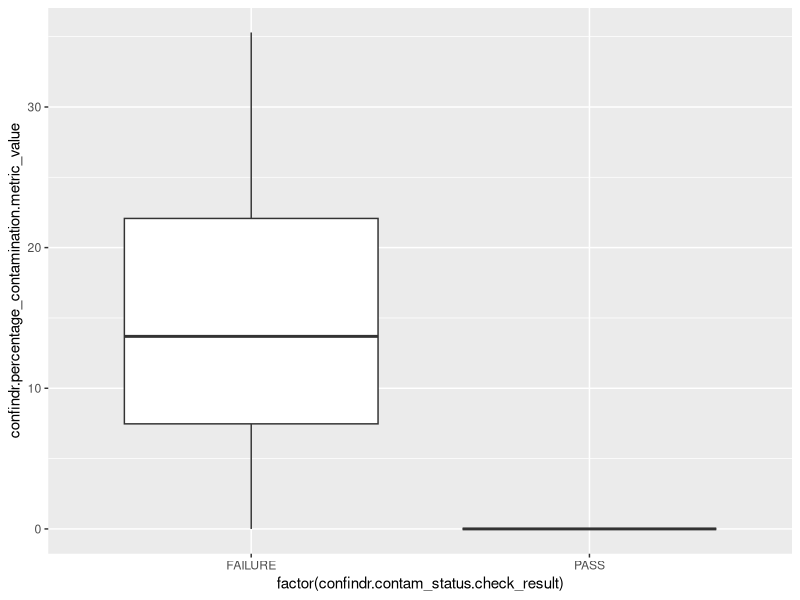
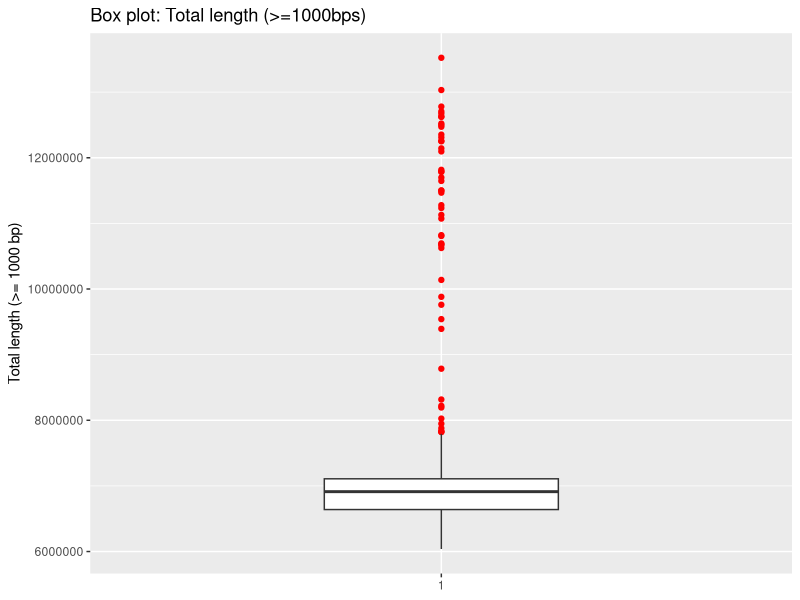

Write the R code that produced these figures, in order. (Note: this script raises an error after producing the figures.)
## ---- chunk 1
knitr::opts_chunk$set(echo = TRUE)
library(readr)
library(tidyr)
## ---- chunk 2
setwd("C:/Users/Rutuja Chhajed/OneDrive - Nexus365/CGPS/CGPS-rutuja")
data <- read_csv("data.csv", trim_ws = FALSE)

## ---- chunk 3

table(data$confindr.contam_status.check_result)
d1<-subset(data, data$confindr.contam_status.check_result=="FAILURE"&data$confindr.percentage_contamination.metric_value>5)
length(unique(d1$sample_name))## samples that failed the contamination check and have >5% contamination. 


#Plotting to see the distribution of contamination percentages in passed and failed samples
library(ggplot2)
ggplot(data, aes(x=factor(confindr.contam_status.check_result),y=confindr.percentage_contamination.metric_value)) + 
  geom_boxplot()

#fail<-subset(data,data$confindr.contam_status.check_result=="FAILURE")
#hist(fail$confindr.percentage_contamination.metric_value)#Histogram to better see distribution of contamination percentages
rm(fail)#removing dataframe
rm(d1)#removing dataframe
## ---- chunk 4
d2<-subset(data, data$`quast.# contigs (>= 1000 bp).metric_value` >=50 & data$quast.N50.metric_value>=750000)
rm(d2)
## ---- chunk 5
library(stringr)
library(dplyr)

nums <- unlist(lapply(data, is.numeric))  #Selecting numeric variables

colnames(data)[nums]<-gsub("quast.","",colnames(data[,nums]), ignore.case = TRUE) #Replacing "quast" by ""
colnames(data)[nums]<-gsub(".metric_value","",colnames(data[,nums]), ignore.case = TRUE) #Replacing "metric" by ""

data <- data %>%
  rename(contamination_percent=confindr.percentage_contamination)

print(colnames(data))
## ---- chunk 6
library(ggplot2)
options(scipen=10000)
p <- ggplot(data, aes(x = factor(1), y = `Total length (>= 1000 bp)`)) + 
  geom_boxplot(width = 0.4, fill = "white",outlier.colour = "red") + labs(x = NULL)  +ggtitle("Box plot: Total length (>=1000bps)")+theme_gray()
p
## ---- chunk 7

#Only for numeric variables
col.nums<-unlist(sapply(data[1,],is.numeric))
d3<-pivot_longer(data,which(col.nums==TRUE),names_to = "metric",values_to = "value")
final_data<-d3[,c("sample_name","metric","value")]
head(final_data)

#For all metrics
d4<-sapply(data, as.character)
d4<-as.data.frame(d4)

d5<-pivot_longer(d4,2:12,names_to = "metric",values_to = "value")
final_data1<-d5[,c("sample_name","metric","value")]
head(final_data1)
## ---- chunk 8
# Basic violin 
final_data$metric<-as.factor(final_data$metric)
p <- ggplot(final_data, aes(x=factor(1), y=as.numeric(value)),fill='white') + 
  geom_violin()+ facet_wrap(~metric,  scales = "free_y")+ylab("Value")+xlab("") +geom_jitter(width=0.15, alpha=0.08,color='blue')+theme_gray()

p

